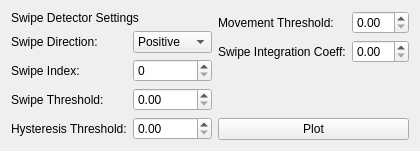
                       <widget class="QWidget" name="page">
                        <layout class="QGridLayout" name="gridLayout_24">
                         <item row="0" column="0">
                          <layout class="QVBoxLayout" name="verticalLayout_22">
                           <item>
                            <widget class="QLabel" name="label_70">
                             <property name="text">
                              <string>Swipe Detector Settings</string>
                             </property>
                            </widget>
                           </item>
                           <item>
                            <layout class="QFormLayout" name="formLayout_23">
                             <item row="0" column="0">
                              <widget class="QLabel" name="label_115">
                               <property name="text">
                                <string>Swipe Direction:</string>
                               </property>
                              </widget>
                             </item>
                             <item row="0" column="1">
                              <widget class="QComboBox" name="pipelineTool_swipeDetector_swipeDirection">
                               <item>
                                <property name="text">
                                 <string>Positive</string>
                                </property>
                               </item>
                               <item>
                                <property name="text">
                                 <string>Negative</string>
                                </property>
                               </item>
                              </widget>
                             </item>
                             <item row="1" column="0">
                              <widget class="QLabel" name="label_118">
                               <property name="text">
                                <string>Swipe Index:</string>
                               </property>
                              </widget>
                             </item>
                             <item row="1" column="1">
                              <widget class="QSpinBox" name="pipelineTool_swipeDetector_swipeIndex"/>
                             </item>
                             <item row="2" column="0">
                              <widget class="QLabel" name="label_121">
                               <property name="text">
                                <string>Swipe Threshold:</string>
                               </property>
                              </widget>
                             </item>
                             <item row="2" column="1">
                              <widget class="QDoubleSpinBox" name="pipelineTool_swipeDetector_swipeThreshold"/>
                             </item>
                             <item row="3" column="0">
                              <widget class="QLabel" name="label_122">
                               <property name="text">
                                <string>Hysteresis Threshold:</string>
                               </property>
                              </widget>
                             </item>
                             <item row="3" column="1">
                              <widget class="QDoubleSpinBox" name="pipelineTool_swipeDetector_hysteresisThreshold"/>
                             </item>
                            </layout>
                           </item>
                          </layout>
                         </item>
                         <item row="0" column="1">
                          <layout class="QVBoxLayout" name="verticalLayout_21">
                           <item>
                            <layout class="QFormLayout" name="formLayout_24">
                             <item row="0" column="0">
                              <widget class="QLabel" name="label_124">
                               <property name="text">
                                <string>Movement Threshold:</string>
                               </property>
                              </widget>
                             </item>
                             <item row="0" column="1">
                              <widget class="QDoubleSpinBox" name="pipelineTool_swipeDetector_movementThreshold"/>
                             </item>
                             <item row="1" column="0">
                              <widget class="QLabel" name="label_123">
                               <property name="text">
                                <string>Swipe Integration Coeff:</string>
                               </property>
                              </widget>
                             </item>
                             <item row="1" column="1">
                              <widget class="QDoubleSpinBox" name="pipelineTool_swipeDetector_swipeIntegrationCoeff"/>
                             </item>
                            </layout>
                           </item>
                           <item>
                            <widget class="QPushButton" name="pipelineTool_swipeDetector_plot">
                             <property name="text">
                              <string>Plot</string>
                             </property>
                            </widget>
                           </item>
                          </layout>
                         </item>
                        </layout>
                       </widget>
